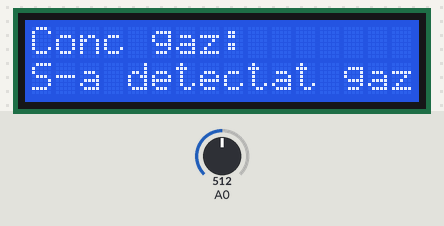
Simulated run of this sketch. Board: Arduino Uno, built with avr-gcc and run on an emulated ATmega328P. Parts: 16×2 character LCD. The inputs (shaded band) are chosen by the test bench; at power-on: A0 = 512.

Above: at 1.28 s.
1.3 s: A0 set to 490
At 1.54 s:
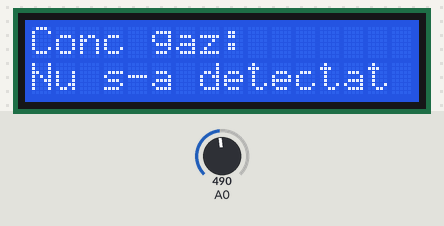
3.6 s: A0 set to 510
At 4.19 s:
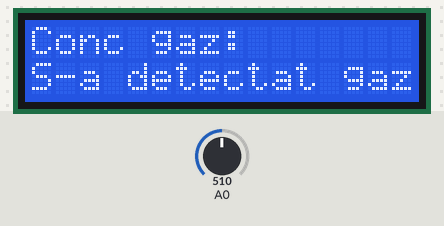
5.9 s: A0 set to 306
At 6.52 s:
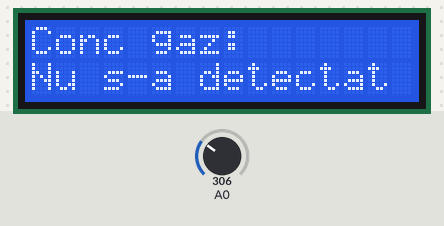
Timing chart, 0 to 8.9 s (numbered marks = the images above; inputs shaded):
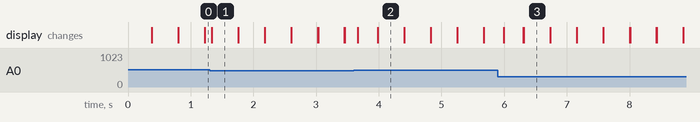

Measured:
- after the input at 1.3 s, the display: changes at once (image 1)
- after the input at 3.6 s, the display: changes after 0.07 s (image 2)
- after the input at 5.9 s, the display: changes after 0.09 s (image 3)
- what the display in image 1 shows lasts 0.5 s, from 1.3 s to 1.8 s

The sketch:

SenzorGazSMC.ino
```cpp
#include <LiquidCrystal.h>

#define ADC_VREF_TYPE ((0 << REFS1) | (0 << REFS0) | (0 << ADLAR))

LiquidCrystal lcd(12, 11, 5, 4, 3, 2);


void setup()
{
  lcd.begin(2,16);
  initializareADC();
}

void loop()
{
  lcd.print("Conc gaz:");
  lcd.setCursor(0, 1);

  unsigned int sensorValue = citesteADC(0);
  float conc_gaz = sensorValue;


 if(conc_gaz < 500 )
  {
    lcd.print("Nu s-a detectat gaz");
  }


  if(conc_gaz > 500)
  {
    lcd.print("S-a detectat gaz");
  }


  delay(100);
  lcd.clear();
}


unsigned int citesteADC(unsigned char adc_input)
{
  ADMUX = adc_input | ADC_VREF_TYPE;
  delayMicroseconds(10);

  ADCSRA |= (1 << ADSC);

  while ((ADCSRA & (1<<ADIF)) == 0)
  {
  }

  ADCSRA |= (1<<ADIF);

  return ADCW;
}

void initializareADC()
{
  DIDR0 = (0<<ADC5D) | (0 << ADC4D) | (0 << ADC3D) | (0 << ADC2D) | (0 << ADC1D) | (0 << ADC0D);
  ADMUX = ADC_VREF_TYPE;

  ADCSRA = (1 << ADEN) | (0 << ADSC) | (1 << ADATE) | (0 << ADIF) | (0 << ADIE) | (1 << ADPS2) | (0 << ADPS1) | (0 << ADPS0);

}
```
